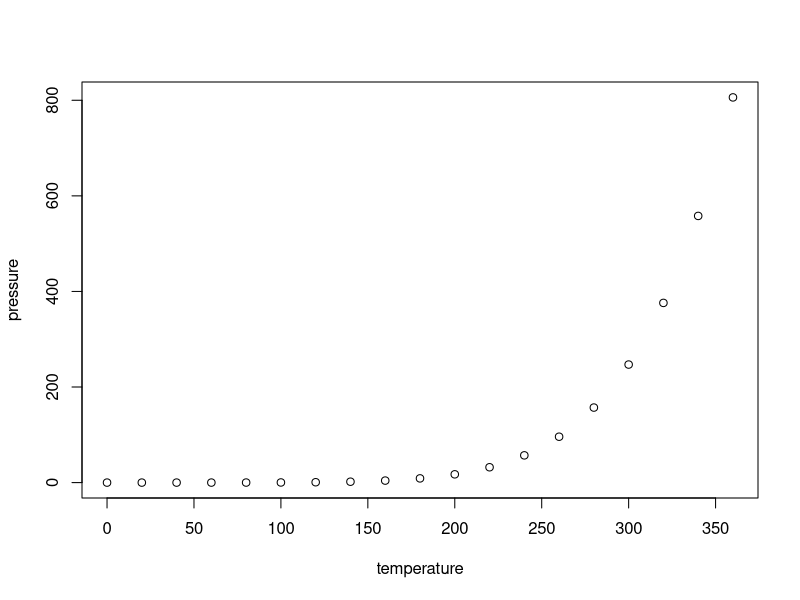
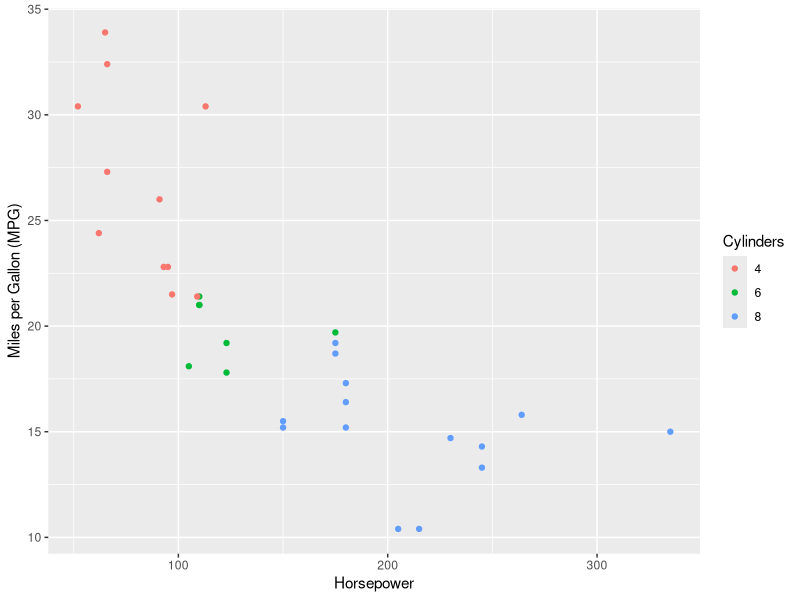

These figures' R source, in order:
## ---- chunk 1
knitr::opts_chunk$set(echo = TRUE)
## ---- chunk 2
summary(cars)
## ---- chunk 3
plot(pressure)
## ---- chunk 4
library(ggplot2)
## ---- chunk 5
ggplot(
  data = mtcars, 
  mapping = aes(x = hp, y = mpg, color = as.factor(cyl))) +
  geom_point() +
   labs(
    x = "Horsepower", y = "Miles per Gallon (MPG)",
    color = "Cylinders")
